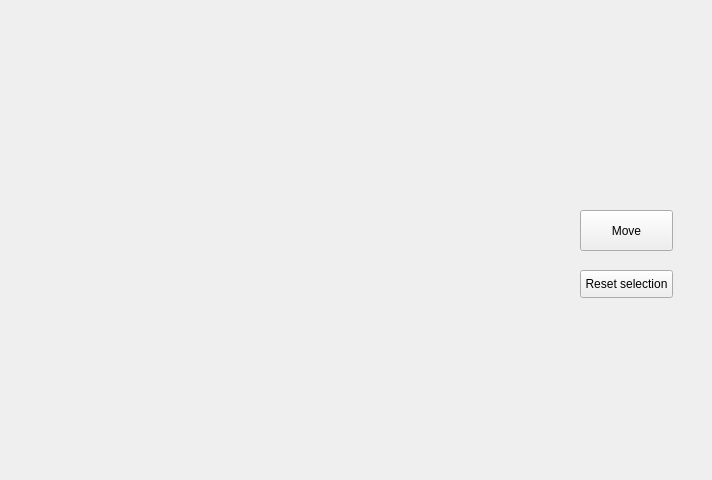
<?xml version="1.0" encoding="UTF-8"?>
<ui version="4.0">
 <class>MainWindow</class>
 <widget class="QMainWindow" name="MainWindow">
  <property name="geometry">
   <rect>
    <x>0</x>
    <y>0</y>
    <width>712</width>
    <height>480</height>
   </rect>
  </property>
  <property name="minimumSize">
   <size>
    <width>712</width>
    <height>480</height>
   </size>
  </property>
  <property name="maximumSize">
   <size>
    <width>712</width>
    <height>480</height>
   </size>
  </property>
  <property name="windowTitle">
   <string>MainWindow</string>
  </property>
  <widget class="QWidget" name="centralwidget">
   <widget class="QWidget" name="gridLayoutWidget">
    <property name="geometry">
     <rect>
      <x>-20</x>
      <y>0</y>
      <width>571</width>
      <height>461</height>
     </rect>
    </property>
    <layout class="QGridLayout" name="gridLayout">
     <property name="sizeConstraint">
      <enum>QLayout::SetNoConstraint</enum>
     </property>
     <property name="horizontalSpacing">
      <number>0</number>
     </property>
     <property name="verticalSpacing">
      <number>10</number>
     </property>
    </layout>
   </widget>
   <widget class="QPushButton" name="pushButton">
    <property name="geometry">
     <rect>
      <x>580</x>
      <y>210</y>
      <width>93</width>
      <height>41</height>
     </rect>
    </property>
    <property name="text">
     <string>Move</string>
    </property>
   </widget>
   <widget class="QLabel" name="black">
    <property name="geometry">
     <rect>
      <x>480</x>
      <y>50</y>
      <width>211</width>
      <height>20</height>
     </rect>
    </property>
    <property name="text">
     <string/>
    </property>
   </widget>
   <widget class="QLabel" name="white">
    <property name="geometry">
     <rect>
      <x>500</x>
      <y>340</y>
      <width>231</width>
      <height>21</height>
     </rect>
    </property>
    <property name="text">
     <string/>
    </property>
   </widget>
   <widget class="QLabel" name="current">
    <property name="geometry">
     <rect>
      <x>530</x>
      <y>170</y>
      <width>171</width>
      <height>16</height>
     </rect>
    </property>
    <property name="text">
     <string/>
    </property>
   </widget>
   <widget class="QPushButton" name="pushButton_2">
    <property name="geometry">
     <rect>
      <x>580</x>
      <y>270</y>
      <width>93</width>
      <height>28</height>
     </rect>
    </property>
    <property name="text">
     <string>Reset selection</string>
    </property>
   </widget>
   <widget class="QLabel" name="erreur">
    <property name="geometry">
     <rect>
      <x>490</x>
      <y>150</y>
      <width>171</width>
      <height>20</height>
     </rect>
    </property>
    <property name="text">
     <string/>
    </property>
   </widget>
   <widget class="QLabel" name="endGame">
    <property name="geometry">
     <rect>
      <x>570</x>
      <y>350</y>
      <width>131</width>
      <height>91</height>
     </rect>
    </property>
    <property name="text">
     <string>                    </string>
    </property>
   </widget>
  </widget>
  <widget class="QMenuBar" name="menubar">
   <property name="geometry">
    <rect>
     <x>0</x>
     <y>0</y>
     <width>712</width>
     <height>26</height>
    </rect>
   </property>
  </widget>
 </widget>
 <resources/>
 <connections/>
 <slots>
  <slot>reception()</slot>
 </slots>
</ui>
